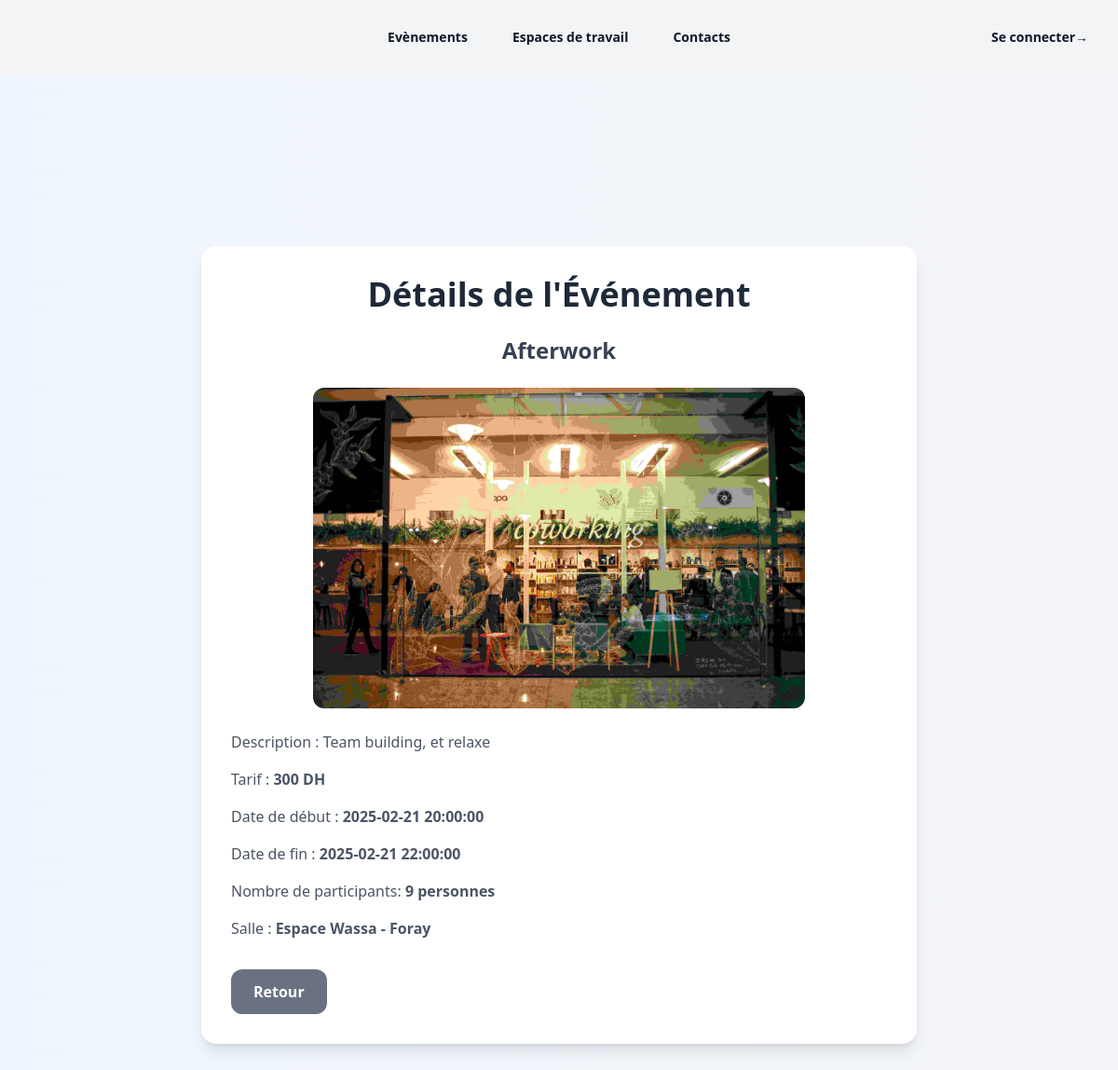
The page /Coworking/pages/evenement_details.php?id=3 on the database its author committed.
### tables this page shows
CREATE TABLE IF NOT EXISTS `evenement` (
  `id` int NOT NULL AUTO_INCREMENT,
  `nom` varchar(255) DEFAULT NULL,
  `description` varchar(500) DEFAULT NULL,
  `image` varchar(255) DEFAULT NULL,
  `tarif` double DEFAULT NULL,
  `participants` int DEFAULT NULL,
  `salle_id` int DEFAULT NULL,
  `dateDebut` datetime DEFAULT NULL,
  `dateFin` datetime DEFAULT NULL,
  PRIMARY KEY (`id`),
  KEY `FK_Evenement_type` (`salle_id`)
);

CREATE TABLE IF NOT EXISTS `salle` (
  `id` int NOT NULL AUTO_INCREMENT,
  `nom` varchar(255) DEFAULT NULL,
  `description` varchar(255) DEFAULT NULL,
  `capacite` int DEFAULT NULL,
  `image` varchar(255) DEFAULT NULL,
  `price` double DEFAULT NULL,
  `type_id` int DEFAULT NULL,
  PRIMARY KEY (`id`),
  KEY `type_id` (`type_id`)
);

### Coworking/classe/Evenement.php (called while the page is built, shortened)
<?php
require_once '../classe/Salle.php';
require_once '../classe/Client.php';
class Evenement {
    private string $nom;
    private string $description;
    private string $image;
    private float $tarif;
    private int $participants;
    private DateTime $dateDebut;
    private DateTime $dateFin;
    private Salle $salle;
    public function __construct(
        int $id, string $nom, string $description, string $image, float $tarif,
        int $participants, DateTime $dateDebut, DateTime $dateFin, Salle $salle
    ) {
        $this->nom = $nom;
        $this->description = $description;
        $this->image = $image;
        $this->tarif = $tarif;
        $this->participants = $participants;
        $this->dateDebut = $dateDebut;
        $this->dateFin = $dateFin;
        $this->salle = $salle;
    }
    public function getNom(): string { return $this->nom; }
    public function getDescription(): string { return $this->description; }
    public function getImage(): string { return $this->image; }
    public function getTarif(): float { return $this->tarif; }
    public function getParticipants(): int { return $this->participants; }
    public function getDateDebut(): DateTime { return $this->dateDebut; }
    public function getDateFin(): DateTime { return $this->dateFin; }
    public function getSalle(): Salle { return $this->salle; }
    public static function getEvenementById(int $id): ?Evenement {
        $pdo = Database::connect();
        $stmt = $pdo->prepare("
        SELECT * FROM evenement e WHERE e.id = :id");
        $stmt->bindParam(':id', $id, PDO::PARAM_INT);
        $stmt->execute();
        $result = $stmt->fetch(PDO::FETCH_ASSOC);
        $salle = Salle::getSalleById(intval($result['salle_id']));
        $event = new Evenement(
            $result['id'],
            $result['nom'],
            $result['description'],
            $result['image'],
            $result['tarif'],
            $result['participants'],
            new DateTime($result['dateDebut']),
            new DateTime($result['dateFin']),
            $salle
        );
        $clients = self::getEventClients($id);
        foreach ($clients as $clientData) {
            $client = Client::getClientByID(intval($clientData['id']));
            $event->ajouterClient($client);
        }
        return $event;
    }
    public static function getEventClients(int $eventId): array {
        $pdo = Database::connect();
        $stmt = $pdo->prepare("
        SELECT client.* FROM client
        JOIN participation ON client.id = participation.client_id
        WHERE participation.evenement_id = :event_id
        ");
        $stmt->bindParam(':event_id', $eventId, PDO::PARAM_INT);
        $stmt->execute();
        return $stmt->fetchAll(PDO::FETCH_ASSOC);
    }
}

### Coworking/classe/Salle.php (called while the page is built, shortened)
<?php
require_once '../classe/Type.php';
class Salle {
    private string $nom;
    public function __construct(int $id, string $nom, string $description, int $capacite, string $image, float $price,Type $type) {
        $this->nom = $nom;
    }
    public function getNom() {
        return $this->nom;
    }
    public static function getSalleById(int $id): ?Salle {
        $pdo = Database::connect();
        $stmt = $pdo->prepare("SELECT * FROM salle WHERE id = :id");
        $stmt->bindParam(':id', $id, PDO::PARAM_INT);
        $stmt->execute();
        $data = $stmt->fetch(PDO::FETCH_ASSOC);
        if ($data) {
            $type = Type::getTypeById($data['type_id']);
            $salle = new Salle($data['id'], $data['nom'],$data['description'],$data['capacite'],$data['image'], $data['price'], $type);
            $equipements = self::getEquipementsForSalle($id);
            foreach ($equipements as $equipementData) {
                $equipement = new Equipement($equipementData['id'], $equipementData['nom']);
                $salle->ajouterEquipement($equipement);
            }
            return $salle;
        }
        return null;
    }
    public static function getEquipementsForSalle(int $salleId): array {
        $pdo = Database::connect();
        $stmt = $pdo->prepare("
            SELECT equipement.* FROM equipement
            JOIN salle_equipement ON equipement.id = salle_equipement.equipement_id
            WHERE salle_equipement.salle_id = :salle_id
        ");
        $stmt->bindParam(':salle_id', $salleId, PDO::PARAM_INT);
        $stmt->execute();
        return $stmt->fetchAll(PDO::FETCH_ASSOC);
    }
}

### Coworking/classe/Type.php (called while the page is built, shortened)
<?php
require_once 'Salle.php';
class Type {
    public static function getTypeById(int $id): ?Type {
        $pdo = Database::connect();
        $stmt = $pdo->prepare("SELECT * FROM \ttype WHERE id = :id");
        $stmt->bindParam(':id', $id, PDO::PARAM_INT);
        $stmt->execute();
        $data = $stmt->fetch(PDO::FETCH_ASSOC);
        if ($data) {
            return new Type($data['id'], $data['nom']);
        }
        return null;
    }
}

### Coworking/classe/Client.php (called while the page is built, shortened)
<?php
class Client extends Utilisateur {
    public static function getClientByID($id) : ?Client{
        $pdo = Database::connect();
        $stmt = $pdo->prepare("SELECT u.*, c.actif FROM utilisateur u JOIN client c ON u.id = c.id WHERE c.id = ?");
        $stmt->execute([$id]);
        $data = $stmt->fetch(PDO::FETCH_ASSOC);
        if ($data) {
            $client = new Client(
                $data['nom'], $data['username'], $data['prenom'], $data['adresse'], $data['CIN'], $data['email'],
                $data['password'], $data['actif']
            );
            $client -> setId(intval($data['id']));
            return $client;
        }
        return null;
    }
    }
?>

### Coworking/pages/evenement_details.php (the view, shortened to what this page needs)
<?php
require_once '../classe/Evenement.php';
require_once '../classe/Salle.php';
$evenementId = intval($_GET['id']);
$evenement = Evenement::getEvenementById($evenementId);
include("../component/header.php");
?>
<div class="bg-gradient-to-r mx-auto from-blue-50 to-gray-100 min-h-screen flex items-center justify-center p-6">
    <div class="bg-white rounded-2xl shadow-lg w-full max-w-3xl p-8">
        <h1 class="text-4xl font-extrabold text-gray-800 mb-6 text-center">Détails de l'Événement</h1>
        <h2 class="text-2xl font-semibold text-gray-700 mb-6 text-center"><?= htmlspecialchars($evenement->getNom()) ?></h2>
        <img src="<?= htmlspecialchars($evenement->getImage()) ?>" alt="Photo de l'événement" class="rounded-xl w-3/4 mx-auto object-cover mb-6">
        <div class="space-y-4">
            <p class="text-gray-600 text-md">Description : <?= htmlspecialchars($evenement->getDescription()) ?></p>
            <p class="text-gray-600 text-md">Tarif : <strong><?= htmlspecialchars($evenement->getTarif()) ?> DH</strong></p>
            <p class="text-gray-600 text-md">Date de début : <strong><?= $evenement->getDateDebut()->format('Y-m-d H:i:s') ?></strong></p>
            <p class="text-gray-600 text-md">Date de fin : <strong><?= $evenement->getDateFin()->format('Y-m-d H:i:s') ?></strong></p>
            <p class="text-gray-600 text-md">Nombre de participants: <strong><?= $evenement->getParticipants() ?> personnes</strong></p>
            <p class="text-gray-600 text-md">Salle : <strong><?= htmlspecialchars($evenement->getSalle()->getNom()) ?></strong></p>
        </div>
        <div class="flex justify-between mt-8">
    <a href="evenement_view.php">
        <button class="bg-gray-500 hover:bg-gray-600 text-white py-3 px-6 rounded-xl focus:outline-none focus:ring-4 focus:ring-gray-300 font-semibold">
            Retour
        </button>
    </a>
</div>
    </div>
</div>

### rows shown on the page
evenement: nom "Afterwork", image (picture), description "Team building, et relaxe", tarif "300", participants "9"
salle: nom "Espace Wassa - Foray"

### other values the page prints
$evenement->getDateDebut()->format('Y-m-d H:i:s') "2025-02-21 20:00:00"
$evenement->getDateFin()->format('Y-m-d H:i:s') "2025-02-21 22:00:00"
